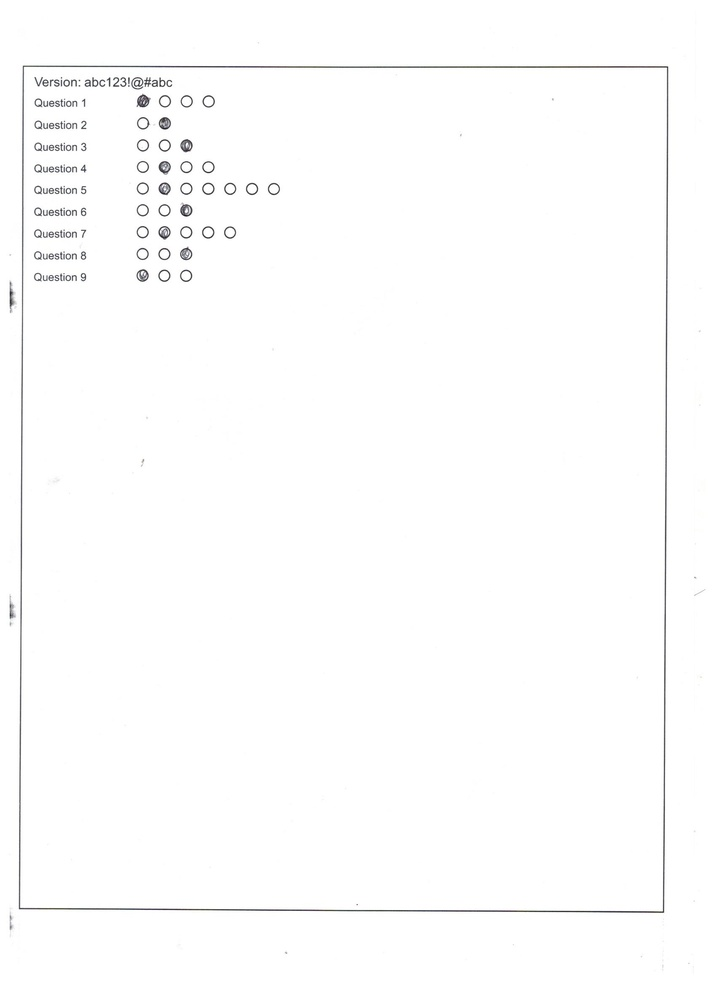
#> input picture help/OMR-Scanner-and-Test-Grader-using-OpenCV-master/images/scan_test.jpg, 716 x 985 px, shrunk from 1700 x 2338 before the run
$ jupyter execute Untitled.ipynb
#> lines starting #> are read from the running program, lines starting #| are printed output that depends on the picture; after the words box and inside, x2 and y2 are one past the last pixel; in counts of white or black regions, pixels touching at a corner belong together
[cell 1]
from imutils.perspective import four_point_transform
from imutils import contours
import imutils
import cv2
import numpy as np
import argparse
import random
import matplotlib.pyplot as plt

def show_images(images, titles, kill_later=True):
    for index, image in enumerate(images):
        cv2.imshow(titles[index], image)
    cv2.waitKey(0)
    if kill_later:
        cv2.destroyAllWindows()

# edge detection
image = cv2.imread( "images/scan_test.jpg")
#> image is the input picture: shape (985, 716, 3); mean B, G, R 252.9, 252.9, 252.9
gray = cv2.cvtColor(image, cv2.COLOR_BGR2GRAY)
blurred = cv2.GaussianBlur(gray, (5, 5), 0)
edged = cv2.Canny(blurred, 75, 200)
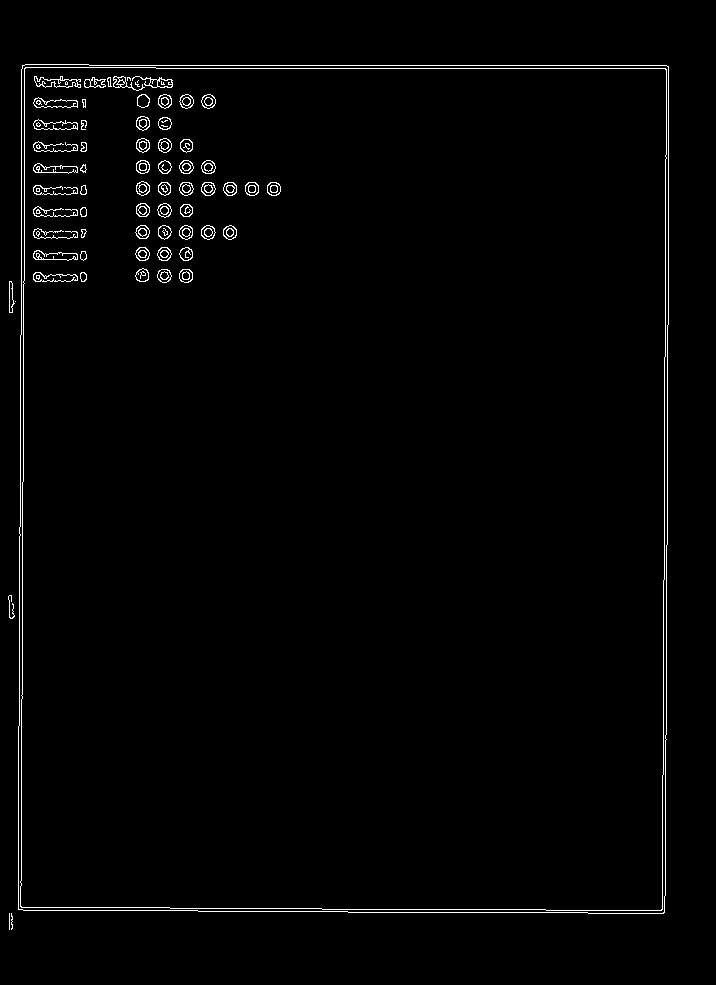
#> edged: shape (985, 716); 1.5% white in thin lines or dots, all inside (x1, y1, x2, y2) = (8, 64, 669, 930)
show_images([edged], ["Edged"])
#> the loop in show_images, `for index, image in enumerate(images):` made 1 pass

# find contours in edge detected image
cnts = cv2.findContours(edged, cv2.RETR_EXTERNAL, cv2.CHAIN_APPROX_SIMPLE)
#> cnts = 6 contours, 4 with area under 20; largest, box (x1, y1, x2, y2) and area: (18, 64, 669, 914) 547630, (9, 281, 15, 313) 96
cnts = imutils.grab_contours(cnts)
docCnt = None

allContourImage = image.copy()
cv2.drawContours(allContourImage, cnts, -1, (0, 0, 255), 3)
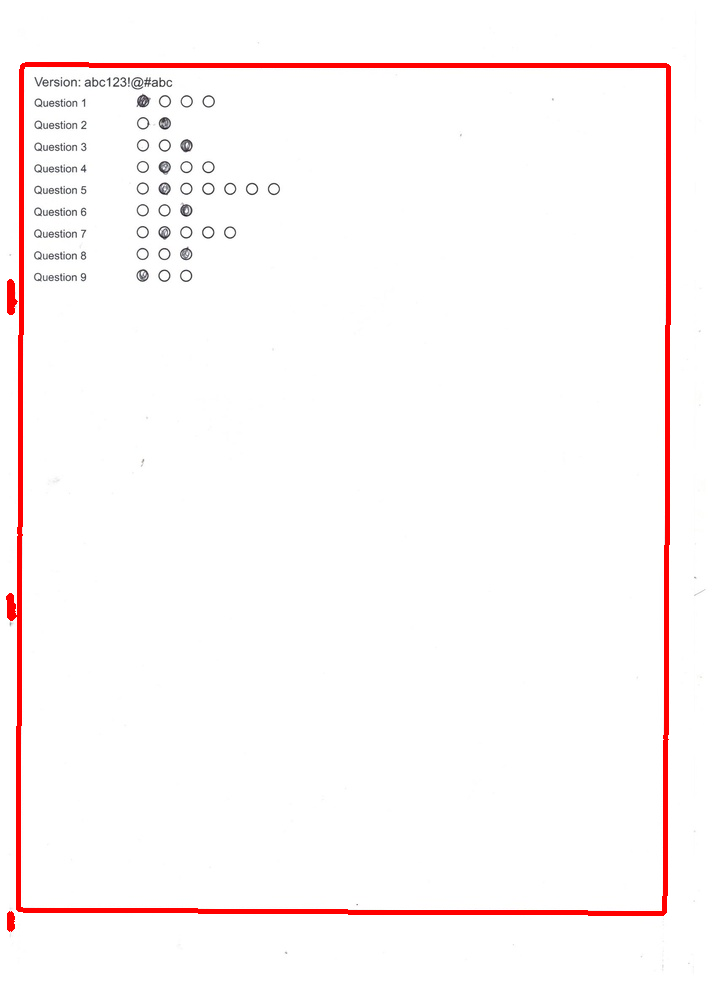
#> allContourImage: shape (985, 716, 3); 2.2% of pixels changed, all inside (x1, y1, x2, y2) = (6, 62, 671, 932)
print("Total contours found after edge detection {}".format(len(cnts)))
#| Total contours found after edge detection 6
show_images([allContourImage], ["All contours from edge detected image"])
#> the loop in show_images (call 2), `for index, image in enumerate(images):` made 1 pass

# finding the document contour
if len(cnts) > 0:
    cnts = sorted(cnts, key=cv2.contourArea, reverse=True)

    for c in cnts:
        peri = cv2.arcLength(c, closed=True)
        approx = cv2.approxPolyDP(c, epsilon=peri*0.02, closed=True)

        if len(approx) == 4:
            docCnt = approx
            break
#> this loop made 1 pass
#> (peri, docCnt) on pass 1: (2990.3, [[22, 65], [18, 909], [663, 913], [668, 66]])

contourImage = image.copy()
cv2.drawContours(contourImage, [docCnt], -1, (0, 0, 255), 2)
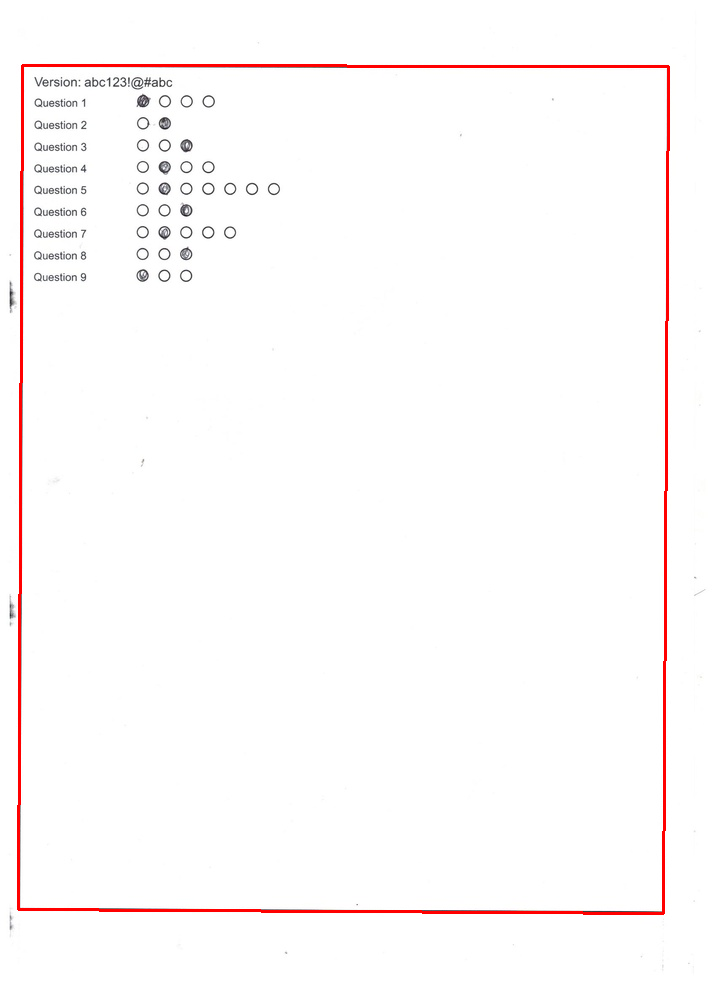
#> contourImage: shape (985, 716, 3); 1.27% of pixels changed, all inside (x1, y1, x2, y2) = (17, 64, 670, 915)
show_images([contourImage], ["Outline"])

# Getting the bird's eye view, top-view of the document
paper = four_point_transform(image, docCnt.reshape(4, 2))
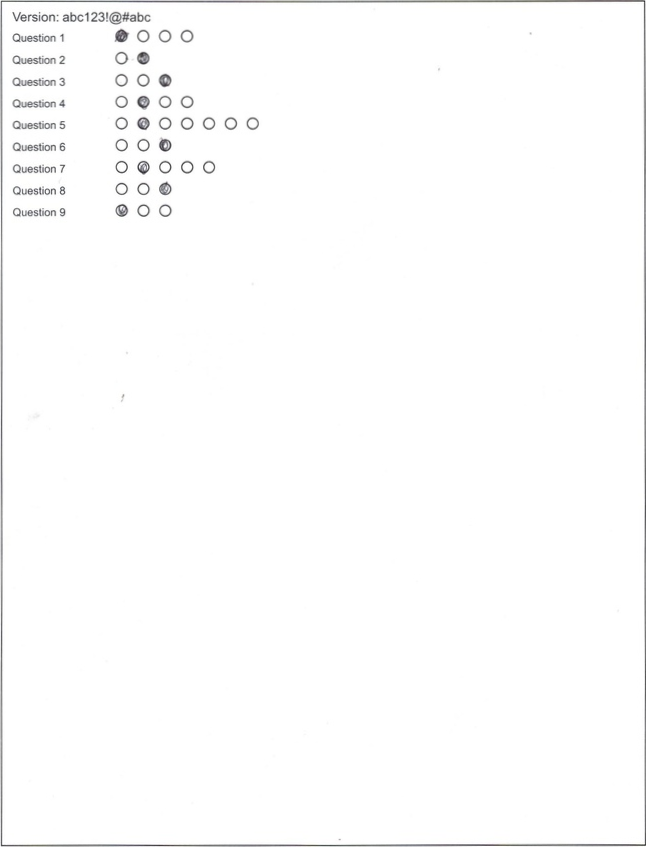
#> paper: shape (847, 646, 3); mean B, G, R 252.5, 252.5, 252.5
warped = four_point_transform(gray, docCnt.reshape(4, 2))
show_images([paper, warped], ["Paper", "Gray"])

$ run again, with help/OMR-Scanner-and-Test-Grader-using-OpenCV-master/images/answer_sheet.png saved as help/OMR-Scanner-and-Test-Grader-using-OpenCV-master/images/scan_test.jpg
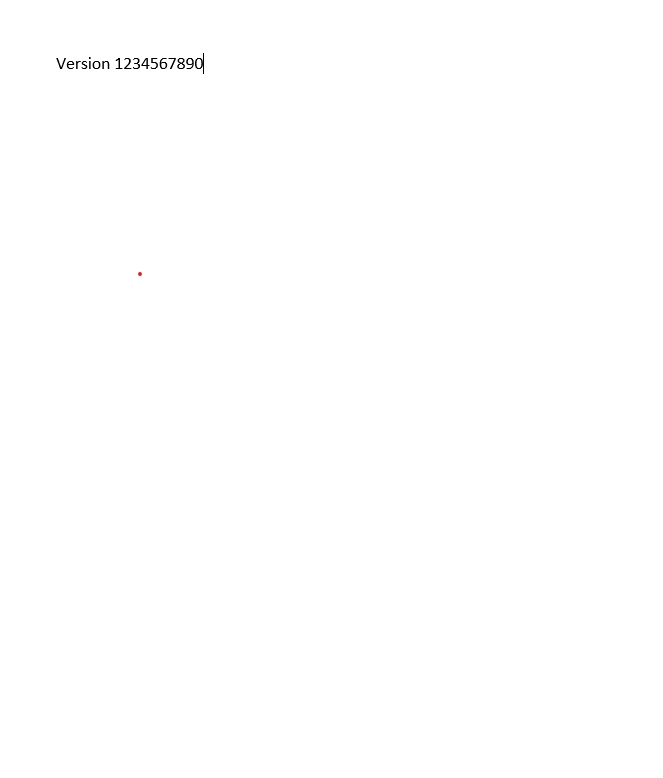
#> input picture help/OMR-Scanner-and-Test-Grader-using-OpenCV-master/images/answer_sheet.png, 663 x 778 px
#> image is the input picture: shape (778, 663, 3); mean B, G, R 254.7, 254.7, 254.8
#> `edged = cv2.Canny(blurred, 75, 200)`:
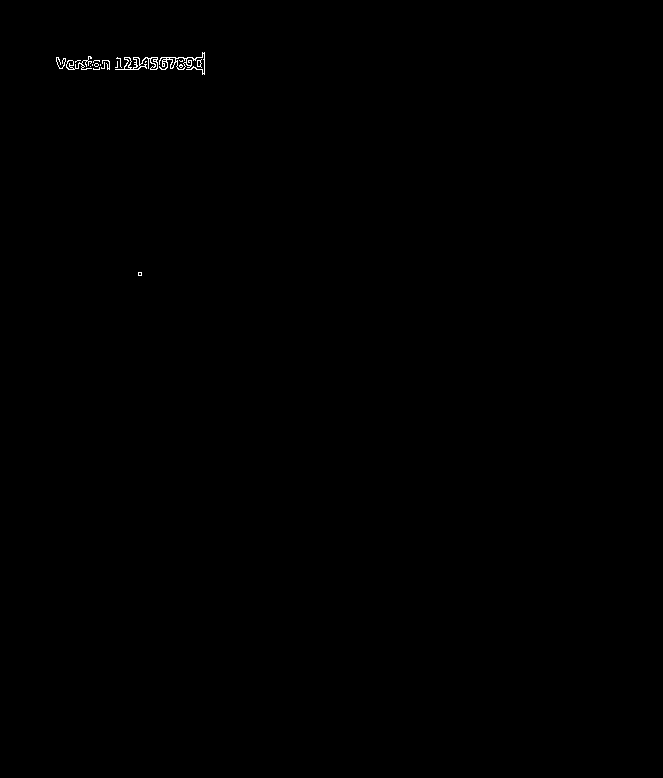
#> edged: shape (778, 663); 0.15% white in thin lines or dots, all inside (x1, y1, x2, y2) = (56, 52, 205, 276)
#> the loop in show_images, `for index, image in enumerate(images):` made 1 pass
#> cnts = 18 contours, 15 with area under 20; largest, box (x1, y1, x2, y2) and area: (159, 52, 205, 75) 193, (115, 57, 158, 70) 183, (66, 56, 92, 70) 65
#> `cv2.drawContours(allContourImage, cnts, -1, (0, 0, 255), 3)`:
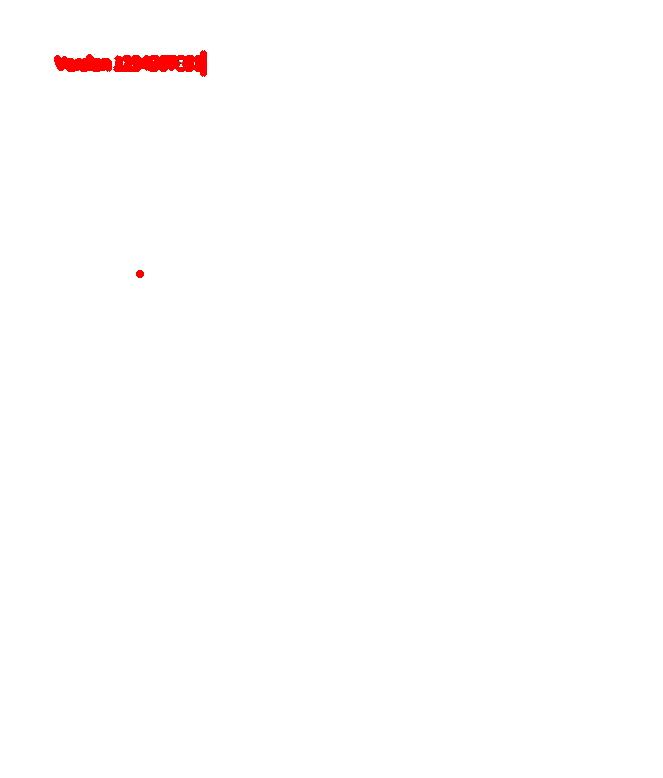
#> allContourImage: shape (778, 663, 3); 0.45% of pixels changed, all inside (x1, y1, x2, y2) = (54, 50, 207, 278)
#| Total contours found after edge detection 18
#> the loop in show_images (call 2), `for index, image in enumerate(images):` made 1 pass
#> the loop `for c in cnts:` made 6 passes
#> (peri, docCnt) on pass 6: (12, [[138, 272], [138, 275], [141, 275], [141, 272]])
#> contourImage: shape (778, 663, 3); 0.01% of pixels changed, all inside (x1, y1, x2, y2) = (137, 271, 143, 277)
#> warped = [[204, 107, 207], [120, 88, 124], [205, 110, 206]]

$ run again, with help/OMR-Scanner-and-Test-Grader-using-OpenCV-master/images/test.png saved as help/OMR-Scanner-and-Test-Grader-using-OpenCV-master/images/scan_test.jpg
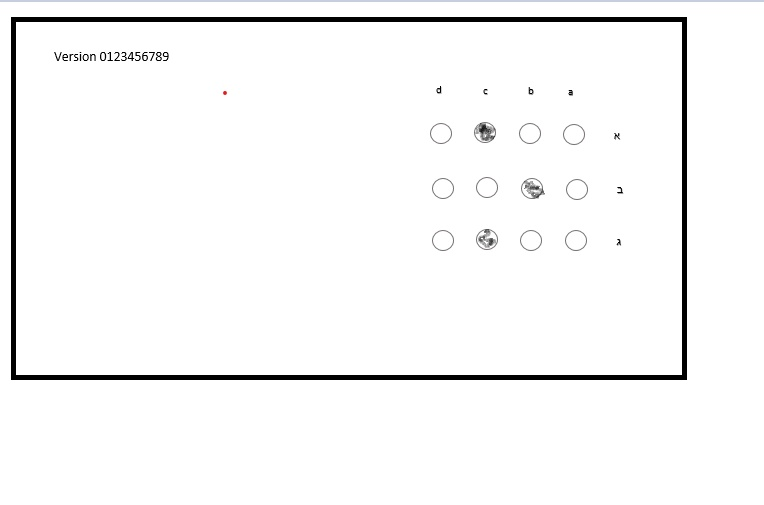
#> input picture help/OMR-Scanner-and-Test-Grader-using-OpenCV-master/images/test.png, 764 x 505 px
#> image is the input picture: shape (505, 764, 3); mean B, G, R 247.3, 247.2, 247.2
#> `edged = cv2.Canny(blurred, 75, 200)`:
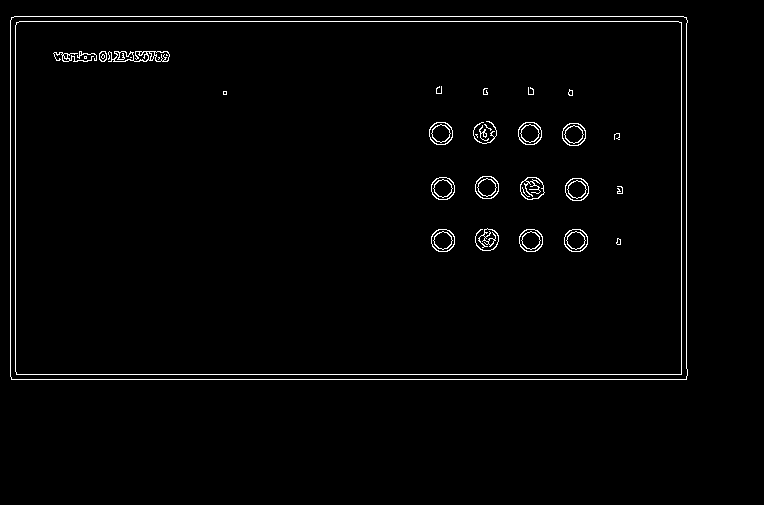
#> edged: shape (505, 764); 1.7% white in thin lines or dots, all inside (x1, y1, x2, y2) = (10, 16, 688, 380)
#> the loop in show_images, `for index, image in enumerate(images):` made 1 pass
#> cnts = 1 contour; box (x1, y1, x2, y2) and area: (10, 16, 688, 380) 245387
#> allContourImage: shape (505, 764, 3); 2.68% of pixels changed, all inside (x1, y1, x2, y2) = (8, 14, 690, 382)
#| Total contours found after edge detection 1
#> the loop in show_images (call 2), `for index, image in enumerate(images):` made 1 pass
#> the loop `for c in cnts:` made 1 pass
#> (peri, docCnt) on pass 1: (2077.3, [[11, 17], [11, 379], [686, 379], [686, 17]])
#> contourImage: shape (505, 764, 3); 1.61% of pixels changed, all inside (x1, y1, x2, y2) = (10, 16, 688, 381)
#> `paper = four_point_transform(image, docCnt.reshape(4, 2))`:
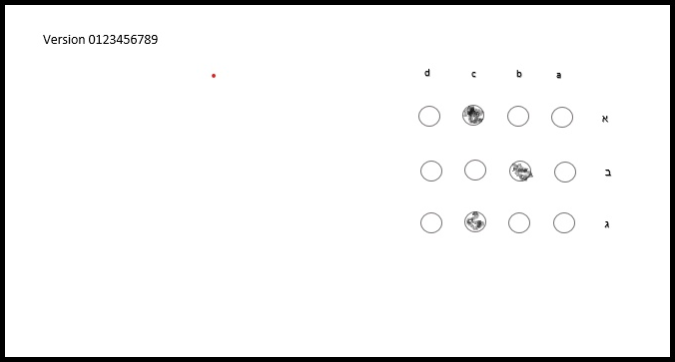
#> paper: shape (362, 675, 3); mean B, G, R 243.1, 243.1, 243.1
